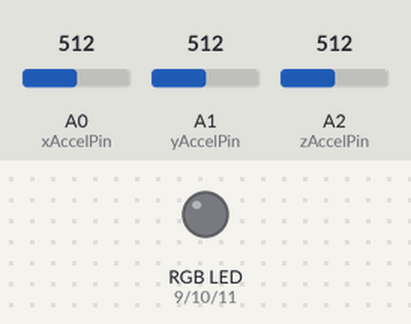
Simulated run of this sketch. Board: Arduino Uno, built with avr-gcc and run on an emulated ATmega328P. Parts: an RGB LED mixed from three pins (HIGH = lit). The test bench sets the inputs (shaded band); at power-on: A0 (xAccelPin) = 512, A1 (yAccelPin) = 512, A2 (zAccelPin) = 512.

Above: at 1.2 s.
1.3 s: A0 (xAccelPin) set to 716
At 2.5 s:
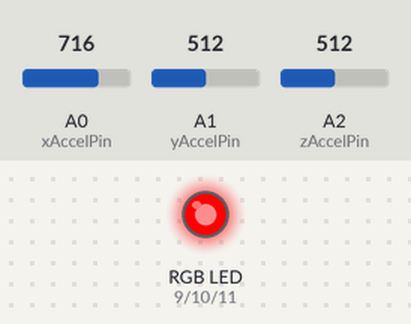
2.8 s: A1 (yAccelPin) set to 716
At 3.7 s:
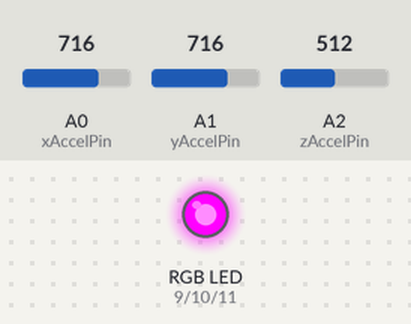
4.3 s: A2 (zAccelPin) set to 716
At 4.7 s:
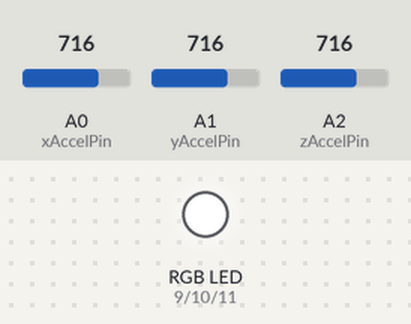
5.8 s: A0 (xAccelPin) set to 602
7.3 s: A0 (xAccelPin) set to 577
At 8.4 s:
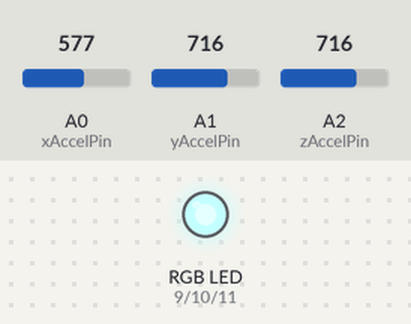
8.8 s: A1 (yAccelPin) set to 607
10.3 s: A1 (yAccelPin) set to 582
At 10.6 s:
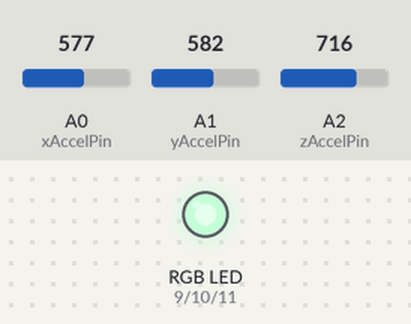
Timing chart, 0 to 12.8 s (numbered marks = the images above; inputs shaded):
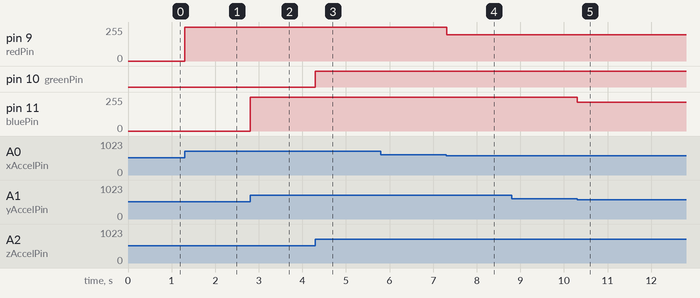

The sketch:

accel_to_color.ino
```cpp
const int xAccelPin = A0;
const int yAccelPin = A1;
const int zAccelPin = A2;

const int redPin = 9;
const int greenPin = 10;
const int bluePin = 11;

const int xLedPin = redPin;
const int yLedPin = bluePin;
const int zLedPin = greenPin;

const int lowerAccelRange = 15;
const int upperAccelRange = 80;

int xAtRestReading;
int yAtRestReading;
int zAtRestReading;

void setup()
{
  xAtRestReading = analogRead(xAccelPin);
  delay(2); // let a2d converter settle

  yAtRestReading = analogRead(yAccelPin);
  delay(2); // let a2d converter settle

  zAtRestReading = analogRead(zAccelPin);
  delay(2); // let a2d converter settle
}

void accelToLed(int accelPin, int ledPin, int readingAtRest)
{
  int reading, diff, absVal, ledVal;

  reading = analogRead(accelPin);
  diff = reading - readingAtRest;
  absVal = abs(diff);

  ledVal = map(absVal, lowerAccelRange, upperAccelRange, 0, 255);
  ledVal = constrain(ledVal, 0, 255);

  analogWrite(ledPin, ledVal);
  delay(2); // let a2d converter settle
}

void loop()
{
  accelToLed(xAccelPin, xLedPin, xAtRestReading);
  accelToLed(yAccelPin, yLedPin, yAtRestReading);
  accelToLed(zAccelPin, zLedPin, zAtRestReading);
}
```

Measured:
- the behaviour switches between 592 and 591 on A0 (xAccelPin) (found by bisection; images 3 and 4)
- after the input at 1.3 s, pin 9 (redPin): 0/255 → 255/255 at once
- after the input at 2.8 s, pin 11 (bluePin): 0/255 → 255/255 at once
- after the input at 4.3 s, pin 10 (greenPin): LOW → HIGH at once
- after the input at 5.8 s, every drawn part: stays the same
- after the input at 7.3 s, pin 9 (redPin): 255/255 → 196/255 at once
- after the input at 8.8 s, every drawn part: stays the same
- after the input at 10.3 s, pin 11 (bluePin): 255/255 → 215/255 at once
